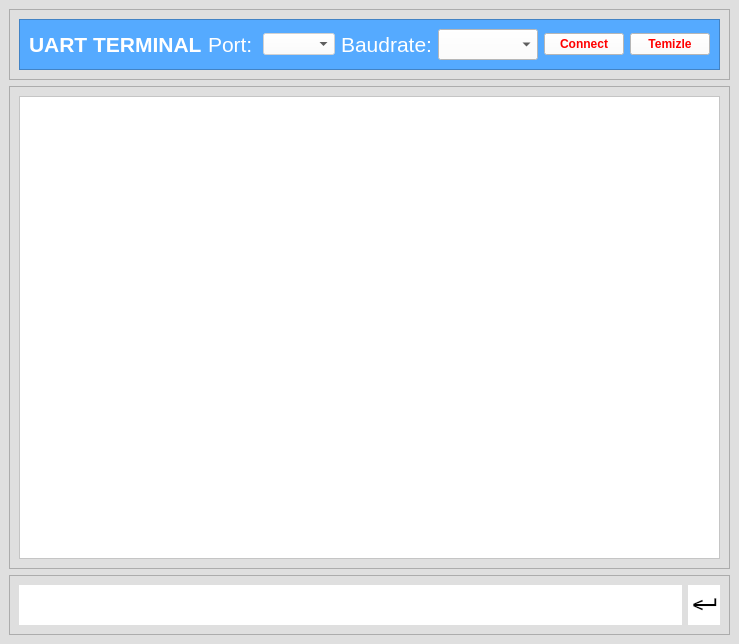
<?xml version="1.0" encoding="UTF-8"?>
<ui version="4.0">
 <class>MainWindow</class>
 <widget class="QMainWindow" name="MainWindow">
  <property name="geometry">
   <rect>
    <x>0</x>
    <y>0</y>
    <width>739</width>
    <height>644</height>
   </rect>
  </property>
  <property name="minimumSize">
   <size>
    <width>0</width>
    <height>0</height>
   </size>
  </property>
  <property name="maximumSize">
   <size>
    <width>1920</width>
    <height>1080</height>
   </size>
  </property>
  <property name="windowTitle">
   <string>Uart Terminal</string>
  </property>
  <property name="styleSheet">
   <string notr="true">background-color: rgb(223, 223, 223);</string>
  </property>
  <property name="documentMode">
   <bool>false</bool>
  </property>
  <widget class="QWidget" name="centralwidget">
   <layout class="QVBoxLayout" name="verticalLayout_2">
    <item>
     <widget class="QFrame" name="frame_4">
      <property name="minimumSize">
       <size>
        <width>0</width>
        <height>60</height>
       </size>
      </property>
      <property name="maximumSize">
       <size>
        <width>16777215</width>
        <height>80</height>
       </size>
      </property>
      <property name="frameShape">
       <enum>QFrame::Shape::StyledPanel</enum>
      </property>
      <property name="frameShadow">
       <enum>QFrame::Shadow::Raised</enum>
      </property>
      <layout class="QVBoxLayout" name="verticalLayout">
       <item>
        <widget class="QFrame" name="frame">
         <property name="styleSheet">
          <string notr="true">background-color: rgb(85, 170, 255);</string>
         </property>
         <property name="frameShape">
          <enum>QFrame::Shape::StyledPanel</enum>
         </property>
         <property name="frameShadow">
          <enum>QFrame::Shadow::Raised</enum>
         </property>
         <layout class="QHBoxLayout" name="horizontalLayout">
          <item>
           <widget class="QLabel" name="lblConnectStat">
            <property name="font">
             <font>
              <pointsize>16</pointsize>
              <bold>true</bold>
             </font>
            </property>
            <property name="styleSheet">
             <string notr="true">color: rgb(255, 255, 255);</string>
            </property>
            <property name="text">
             <string>UART TERMINAL</string>
            </property>
           </widget>
          </item>
          <item>
           <widget class="QLabel" name="lblPort">
            <property name="font">
             <font>
              <pointsize>16</pointsize>
             </font>
            </property>
            <property name="styleSheet">
             <string notr="true">color: rgb(255, 255, 255);</string>
            </property>
            <property name="text">
             <string>Port:</string>
            </property>
           </widget>
          </item>
          <item>
           <widget class="QComboBox" name="cmbPort">
            <property name="enabled">
             <bool>false</bool>
            </property>
            <property name="styleSheet">
             <string notr="true">background-color: rgb(255, 255, 255);
color: rgb(0, 0, 0);</string>
            </property>
           </widget>
          </item>
          <item>
           <widget class="QLabel" name="lblBaudRate">
            <property name="font">
             <font>
              <pointsize>16</pointsize>
             </font>
            </property>
            <property name="styleSheet">
             <string notr="true">color: rgb(255, 255, 255);</string>
            </property>
            <property name="text">
             <string>Baudrate:</string>
            </property>
           </widget>
          </item>
          <item>
           <widget class="QComboBox" name="cmbBaudRate">
            <property name="font">
             <font>
              <pointsize>14</pointsize>
              <stylestrategy>PreferDefault</stylestrategy>
              <hintingpreference>PreferDefaultHinting</hintingpreference>
             </font>
            </property>
            <property name="styleSheet">
             <string notr="true">background-color: rgb(255, 255, 255);
color: rgb(0, 0, 0);</string>
            </property>
           </widget>
          </item>
          <item>
           <widget class="QPushButton" name="btnConnect">
            <property name="font">
             <font>
              <bold>true</bold>
             </font>
            </property>
            <property name="styleSheet">
             <string notr="true">color:rgb(255, 0, 0);
background-color: rgb(255, 255, 255);</string>
            </property>
            <property name="text">
             <string>Connect</string>
            </property>
           </widget>
          </item>
          <item>
           <widget class="QPushButton" name="btnClear">
            <property name="font">
             <font>
              <bold>true</bold>
             </font>
            </property>
            <property name="styleSheet">
             <string notr="true">color:rgb(255, 0, 0);
background-color: rgb(255, 255, 255);</string>
            </property>
            <property name="text">
             <string>Temizle</string>
            </property>
           </widget>
          </item>
         </layout>
        </widget>
       </item>
      </layout>
     </widget>
    </item>
    <item>
     <widget class="QFrame" name="frame_2">
      <property name="frameShape">
       <enum>QFrame::Shape::StyledPanel</enum>
      </property>
      <property name="frameShadow">
       <enum>QFrame::Shadow::Raised</enum>
      </property>
      <layout class="QVBoxLayout" name="verticalLayout_3">
       <item>
        <widget class="QPlainTextEdit" name="plainTextEdit">
         <property name="styleSheet">
          <string notr="true">background-color: rgb(255, 255, 255);
color: rgb(38, 162, 105);</string>
         </property>
         <property name="readOnly">
          <bool>true</bool>
         </property>
        </widget>
       </item>
      </layout>
     </widget>
    </item>
    <item>
     <widget class="QFrame" name="frame_3">
      <property name="maximumSize">
       <size>
        <width>16777215</width>
        <height>60</height>
       </size>
      </property>
      <property name="frameShape">
       <enum>QFrame::Shape::StyledPanel</enum>
      </property>
      <property name="frameShadow">
       <enum>QFrame::Shadow::Raised</enum>
      </property>
      <layout class="QHBoxLayout" name="horizontalLayout_2">
       <item>
        <widget class="QLineEdit" name="lineEdit">
         <property name="minimumSize">
          <size>
           <width>0</width>
           <height>40</height>
          </size>
         </property>
         <property name="font">
          <font>
           <pointsize>16</pointsize>
          </font>
         </property>
         <property name="toolTip">
          <string notr="true"/>
         </property>
         <property name="styleSheet">
          <string notr="true">background-color: rgb(255, 255, 255);
border-radius: 0px;</string>
         </property>
         <property name="text">
          <string/>
         </property>
        </widget>
       </item>
       <item>
        <widget class="QPushButton" name="btnSend">
         <property name="minimumSize">
          <size>
           <width>0</width>
           <height>40</height>
          </size>
         </property>
         <property name="font">
          <font>
           <pointsize>24</pointsize>
           <fontweight>ExtraBold</fontweight>
          </font>
         </property>
         <property name="autoFillBackground">
          <bool>false</bool>
         </property>
         <property name="styleSheet">
          <string notr="true">background-color: rgb(255, 255, 255);
border-radius: 0px; 

</string>
         </property>
         <property name="text">
          <string>↵</string>
         </property>
         <property name="iconSize">
          <size>
           <width>16</width>
           <height>16</height>
          </size>
         </property>
        </widget>
       </item>
      </layout>
     </widget>
    </item>
   </layout>
  </widget>
 </widget>
 <resources/>
 <connections/>
</ui>
